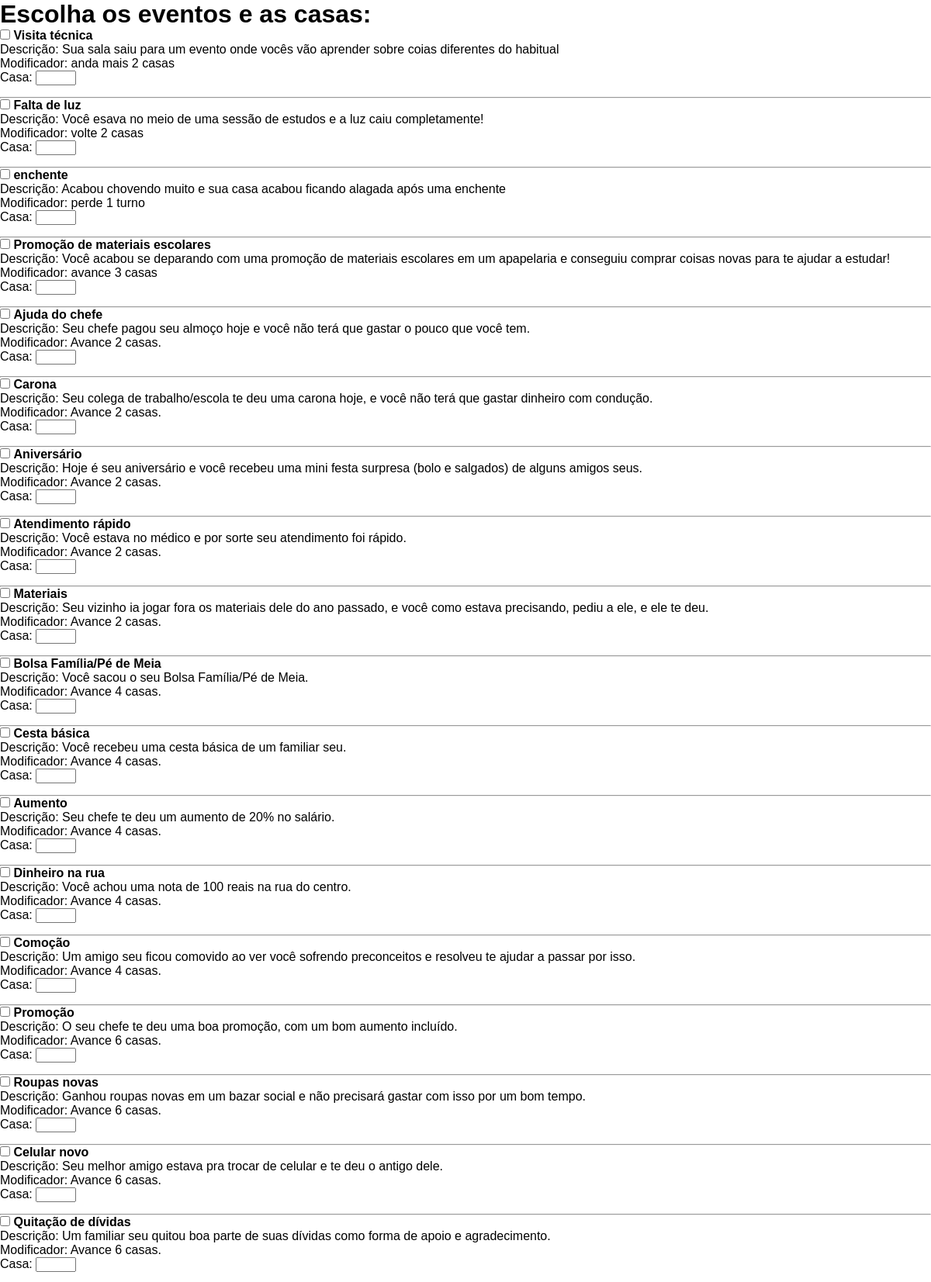
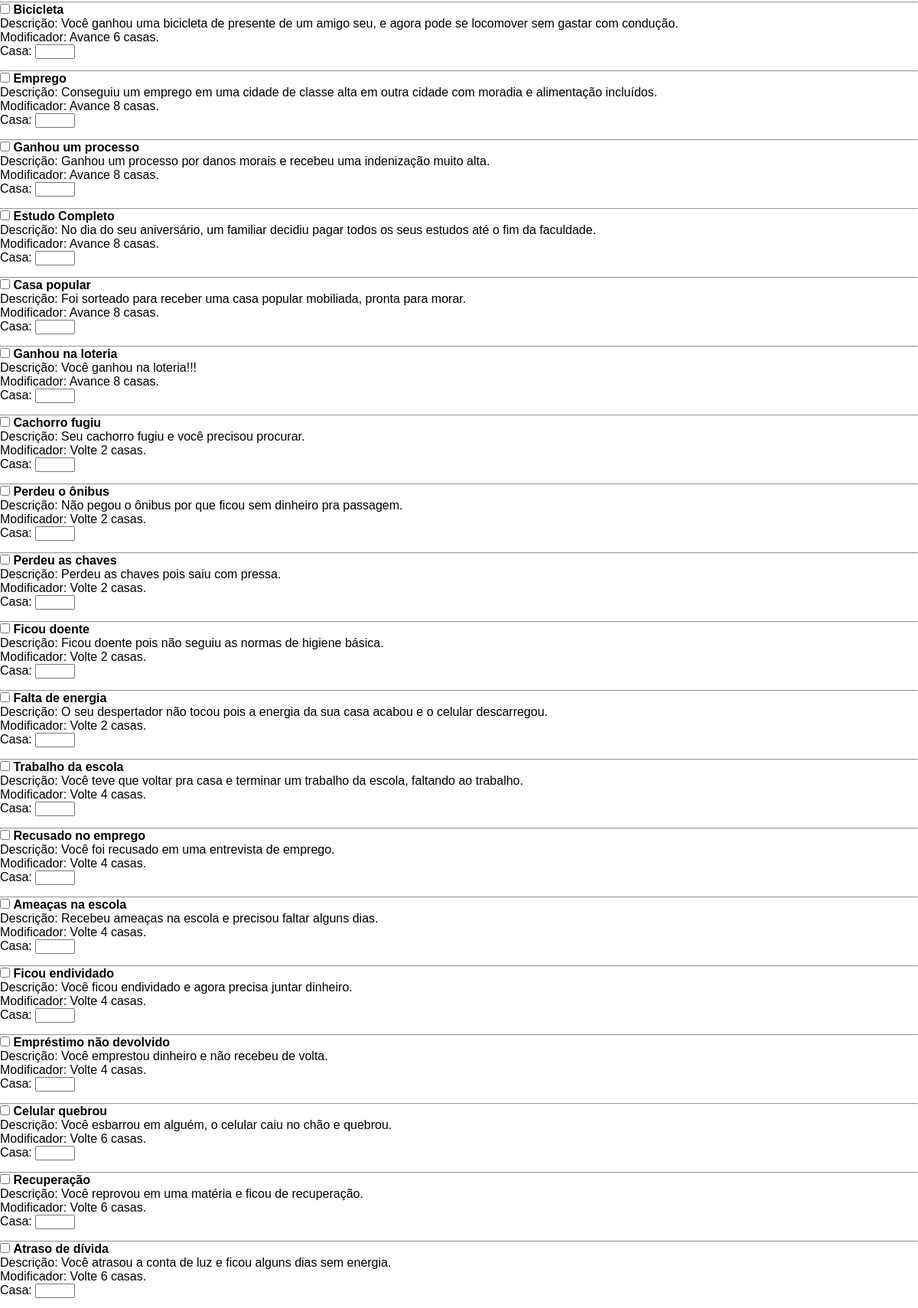
The page /tabuleiro/selecaoEventos.php (upper part) on the database its author committed (2 pictures, top to bottom).
### tables this page shows
CREATE TABLE `tbevento` (
  `idEvento` int(11) NOT NULL,
  `nomeEvento` varchar(50) NOT NULL,
  `descricaoEvento` varchar(255) NOT NULL,
  `modificadorEvento` varchar(120) NOT NULL,
  `dificuldadeEvento` varchar(10) NOT NULL,
  `impactoEvento` varchar(50) NOT NULL
);

### tabuleiro/selecaoEventos.php (the view, shortened to what this page needs)
<!DOCTYPE html>
<html lang="pt-BR">
<head>
  <link rel="stylesheet" href="../css/style.css">
</head>
<body>
    <?php
        include_once("../banco/conexao.php");
        $stmt = $pdo->query("SELECT * FROM tbevento");
    ?>
  <h1>Escolha os eventos e as casas:</h1>
  <form method="POST" action="tb.php">
    <?php while ($row = $stmt->fetch(PDO::FETCH_ASSOC)): ?>
      <div style="margin-bottom:15px;">
        <label>
          <input type="checkbox" name="eventos[<?= $row['idEvento'] ?>][ativo]" value="1">
          <strong><?= $row['nomeEvento'] ?></strong>
        </label><br>
        Descrição: <?= $row['descricaoEvento'] ?><br>
        Modificador: <?= $row['modificadorEvento'] ?><br>
        <label>
          Casa: <input type="number" name="eventos[<?= $row['idEvento'] ?>][casa]" min="1" max="34">
        </label>
      </div>
      <hr>
    <?php endwhile; ?>
  </form>
</body>
</html>

### index/css/style.css (style rules this page uses)
* { margin: 0; padding: 0; box-sizing: border-box; }
body, html { width: 100%; height: 100%; overflow: hidden; font-family: sans-serif; position: relative; }

### rows shown on the page
tbevento: nomeEvento "Visita técnica", descricaoEvento "Sua sala saiu para um evento onde vocês vão aprender sobre coias diferentes do habitual", modificadorEvento "anda mais 2 casas"
tbevento: nomeEvento "Falta de luz", descricaoEvento "Você esava no meio de uma sessão de estudos e a luz caiu completamente!", modificadorEvento "volte 2 casas"
tbevento: nomeEvento "enchente", descricaoEvento "Acabou chovendo muito e sua casa acabou ficando alagada após uma enchente", modificadorEvento "perde 1 turno"
tbevento: nomeEvento "Promoção de materiais escolares", descricaoEvento "Você acabou se deparando com uma promoção de materiais escolares em um apapelaria e conseguiu comprar coisas novas para te ajudar a estudar!", modificadorEvento "avance 3 casas"
tbevento: nomeEvento "Ajuda do chefe", descricaoEvento "Seu chefe pagou seu almoço hoje e você não terá que gastar o pouco que você tem.", modificadorEvento "Avance 2 casas."
tbevento: nomeEvento "Carona", descricaoEvento "Seu colega de trabalho/escola te deu uma carona hoje, e você não terá que gastar dinheiro com condução.", modificadorEvento "Avance 2 casas."
tbevento: nomeEvento "Aniversário", descricaoEvento "Hoje é seu aniversário e você recebeu uma mini festa surpresa (bolo e salgados) de alguns amigos seus.", modificadorEvento "Avance 2 casas."
tbevento: nomeEvento "Atendimento rápido", descricaoEvento "Você estava no médico e por sorte seu atendimento foi rápido.", modificadorEvento "Avance 2 casas."
tbevento: nomeEvento "Materiais", descricaoEvento "Seu vizinho ia jogar fora os materiais dele do ano passado, e você como estava precisando, pediu a ele, e ele te deu.", modificadorEvento "Avance 2 casas."
tbevento: nomeEvento "Bolsa Família/Pé de Meia", descricaoEvento "Você sacou o seu Bolsa Família/Pé de Meia.", modificadorEvento "Avance 4 casas."
tbevento: nomeEvento "Cesta básica", descricaoEvento "Você recebeu uma cesta básica de um familiar seu.", modificadorEvento "Avance 4 casas."
tbevento: nomeEvento "Aumento", descricaoEvento "Seu chefe te deu um aumento de 20% no salário.", modificadorEvento "Avance 4 casas."
tbevento: nomeEvento "Dinheiro na rua", descricaoEvento "Você achou uma nota de 100 reais na rua do centro.", modificadorEvento "Avance 4 casas."
tbevento: nomeEvento "Comoção", descricaoEvento "Um amigo seu ficou comovido ao ver você sofrendo preconceitos e resolveu te ajudar a passar por isso.", modificadorEvento "Avance 4 casas."
tbevento: nomeEvento "Promoção", descricaoEvento "O seu chefe te deu uma boa promoção, com um bom aumento incluído.", modificadorEvento "Avance 6 casas."
tbevento: nomeEvento "Roupas novas", descricaoEvento "Ganhou roupas novas em um bazar social e não precisará gastar com isso por um bom tempo.", modificadorEvento "Avance 6 casas."
tbevento: nomeEvento "Celular novo", descricaoEvento "Seu melhor amigo estava pra trocar de celular e te deu o antigo dele.", modificadorEvento "Avance 6 casas."
tbevento: nomeEvento "Quitação de dívidas", descricaoEvento "Um familiar seu quitou boa parte de suas dívidas como forma de apoio e agradecimento.", modificadorEvento "Avance 6 casas."
tbevento: nomeEvento "Bicicleta", descricaoEvento "Você ganhou uma bicicleta de presente de um amigo seu, e agora pode se locomover sem gastar com condução.", modificadorEvento "Avance 6 casas."
tbevento: nomeEvento "Emprego", descricaoEvento "Conseguiu um emprego em uma cidade de classe alta em outra cidade com moradia e alimentação incluídos.", modificadorEvento "Avance 8 casas."
tbevento: nomeEvento "Ganhou um processo", descricaoEvento "Ganhou um processo por danos morais e recebeu uma indenização muito alta.", modificadorEvento "Avance 8 casas."
tbevento: nomeEvento "Estudo Completo", descricaoEvento "No dia do seu aniversário, um familiar decidiu pagar todos os seus estudos até o fim da faculdade.", modificadorEvento "Avance 8 casas."
tbevento: nomeEvento "Casa popular", descricaoEvento "Foi sorteado para receber uma casa popular mobiliada, pronta para morar.", modificadorEvento "Avance 8 casas."
tbevento: nomeEvento "Ganhou na loteria", descricaoEvento "Você ganhou na loteria!!!", modificadorEvento "Avance 8 casas."
tbevento: nomeEvento "Cachorro fugiu", descricaoEvento "Seu cachorro fugiu e você precisou procurar.", modificadorEvento "Volte 2 casas."
tbevento: nomeEvento "Perdeu o ônibus", descricaoEvento "Não pegou o ônibus por que ficou sem dinheiro pra passagem.", modificadorEvento "Volte 2 casas."
tbevento: nomeEvento "Perdeu as chaves", descricaoEvento "Perdeu as chaves pois saiu com pressa.", modificadorEvento "Volte 2 casas."
tbevento: nomeEvento "Ficou doente", descricaoEvento "Ficou doente pois não seguiu as normas de higiene básica.", modificadorEvento "Volte 2 casas."
tbevento: nomeEvento "Falta de energia", descricaoEvento "O seu despertador não tocou pois a energia da sua casa acabou e o celular descarregou.", modificadorEvento "Volte 2 casas."
tbevento: nomeEvento "Trabalho da escola", descricaoEvento "Você teve que voltar pra casa e terminar um trabalho da escola, faltando ao trabalho.", modificadorEvento "Volte 4 casas."
tbevento: nomeEvento "Recusado no emprego", descricaoEvento "Você foi recusado em uma entrevista de emprego.", modificadorEvento "Volte 4 casas."
tbevento: nomeEvento "Ameaças na escola", descricaoEvento "Recebeu ameaças na escola e precisou faltar alguns dias.", modificadorEvento "Volte 4 casas."
tbevento: nomeEvento "Ficou endividado", descricaoEvento "Você ficou endividado e agora precisa juntar dinheiro.", modificadorEvento "Volte 4 casas."
tbevento: nomeEvento "Empréstimo não devolvido", descricaoEvento "Você emprestou dinheiro e não recebeu de volta.", modificadorEvento "Volte 4 casas."
tbevento: nomeEvento "Celular quebrou", descricaoEvento "Você esbarrou em alguém, o celular caiu no chão e quebrou.", modificadorEvento "Volte 6 casas."
tbevento: nomeEvento "Recuperação", descricaoEvento "Você reprovou em uma matéria e ficou de recuperação.", modificadorEvento "Volte 6 casas."
tbevento: nomeEvento "Atraso de dívida", descricaoEvento "Você atrasou a conta de luz e ficou alguns dias sem energia.", modificadorEvento "Volte 6 casas."
